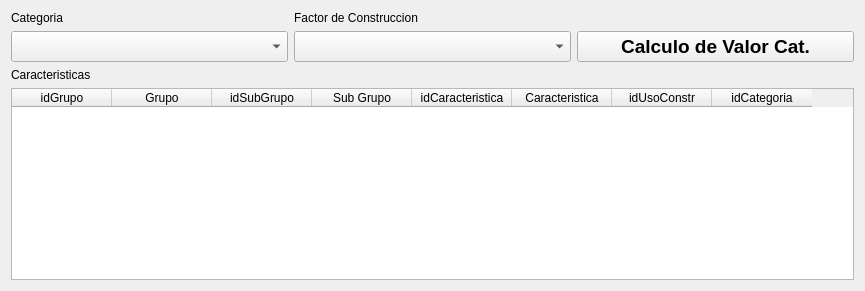
                   <widget class="QWidget" name="widget_11" native="true">
                    <layout class="QGridLayout" name="gridLayout_15">
                     <item row="0" column="0">
                      <widget class="QLabel" name="label_59">
                       <property name="text">
                        <string>Categoria</string>
                       </property>
                      </widget>
                     </item>
                     <item row="0" column="1">
                      <widget class="QLabel" name="lFacConstP">
                       <property name="text">
                        <string>Factor de Construccion</string>
                       </property>
                      </widget>
                     </item>
                     <item row="1" column="0">
                      <widget class="QComboBox" name="cmbCategoriaP">
                       <property name="minimumSize">
                        <size>
                         <width>277</width>
                         <height>0</height>
                        </size>
                       </property>
                       <property name="maximumSize">
                        <size>
                         <width>500</width>
                         <height>16777215</height>
                        </size>
                       </property>
                       <property name="font">
                        <font>
                         <pointsize>14</pointsize>
                         <weight>75</weight>
                         <bold>true</bold>
                        </font>
                       </property>
                       <property name="styleSheet">
                        <string notr="true">QComboBox QAbstractItemView::item { min-height: 25;}
QListView{color: black ; font-size: 16px; outline:none; font-weight:bold}QListView::item:selected { color: red; background-color: lightgray;}</string>
                       </property>
                      </widget>
                     </item>
                     <item row="1" column="1">
                      <widget class="QComboBox" name="cmbFactorConstrP">
                       <property name="minimumSize">
                        <size>
                         <width>277</width>
                         <height>0</height>
                        </size>
                       </property>
                       <property name="maximumSize">
                        <size>
                         <width>500</width>
                         <height>16777215</height>
                        </size>
                       </property>
                       <property name="font">
                        <font>
                         <pointsize>14</pointsize>
                         <weight>75</weight>
                         <bold>true</bold>
                        </font>
                       </property>
                       <property name="styleSheet">
                        <string notr="true">QComboBox QAbstractItemView::item { min-height: 25;}
QListView{color: black ; font-size: 16px; outline:none; font-weight:bold}QListView::item:selected { color: red; background-color: lightgray;}</string>
                       </property>
                      </widget>
                     </item>
                     <item row="2" column="0">
                      <widget class="QLabel" name="label_60">
                       <property name="text">
                        <string>Caracteristicas</string>
                       </property>
                      </widget>
                     </item>
                     <item row="1" column="2">
                      <widget class="QPushButton" name="btnCalcValCatP">
                       <property name="minimumSize">
                        <size>
                         <width>277</width>
                         <height>0</height>
                        </size>
                       </property>
                       <property name="font">
                        <font>
                         <pointsize>14</pointsize>
                         <weight>75</weight>
                         <bold>true</bold>
                        </font>
                       </property>
                       <property name="text">
                        <string>Calculo de Valor Cat.</string>
                       </property>
                      </widget>
                     </item>
                     <item row="3" column="0" colspan="3">
                      <widget class="QTableWidget" name="twCaracteristicasP">
                       <property name="minimumSize">
                        <size>
                         <width>0</width>
                         <height>180</height>
                        </size>
                       </property>
                       <property name="maximumSize">
                        <size>
                         <width>16777215</width>
                         <height>16777215</height>
                        </size>
                       </property>
                       <column>
                        <property name="text">
                         <string>idGrupo</string>
                        </property>
                       </column>
                       <column>
                        <property name="text">
                         <string>Grupo</string>
                        </property>
                       </column>
                       <column>
                        <property name="text">
                         <string>idSubGrupo</string>
                        </property>
                       </column>
                       <column>
                        <property name="text">
                         <string>Sub Grupo</string>
                        </property>
                       </column>
                       <column>
                        <property name="text">
                         <string>idCaracteristica</string>
                        </property>
                       </column>
                       <column>
                        <property name="text">
                         <string>Caracteristica</string>
                        </property>
                       </column>
                       <column>
                        <property name="text">
                         <string>idUsoConstr</string>
                        </property>
                       </column>
                       <column>
                        <property name="text">
                         <string>idCategoria</string>
                        </property>
                       </column>
                      </widget>
                     </item>
                    </layout>
                   </widget>
